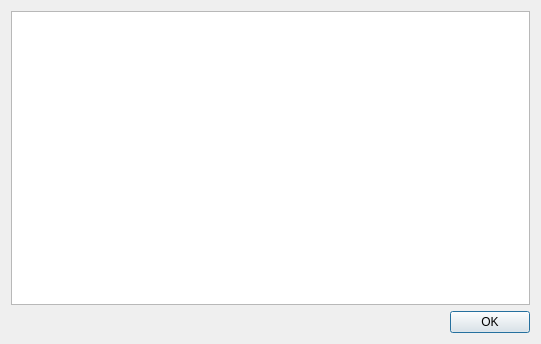
<?xml version="1.0" encoding="UTF-8"?>
<ui version="4.0">
 <class>Dialog</class>
 <widget class="QDialog" name="Dialog">
  <property name="geometry">
   <rect>
    <x>0</x>
    <y>0</y>
    <width>541</width>
    <height>344</height>
   </rect>
  </property>
  <property name="windowTitle">
   <string>Software versions</string>
  </property>
  <layout class="QVBoxLayout" name="verticalLayout">
   <item>
    <widget class="QPlainTextEdit" name="versionInfoText">
     <property name="readOnly">
      <bool>true</bool>
     </property>
    </widget>
   </item>
   <item>
    <widget class="QDialogButtonBox" name="buttonBox">
     <property name="orientation">
      <enum>Qt::Horizontal</enum>
     </property>
     <property name="standardButtons">
      <set>QDialogButtonBox::Ok</set>
     </property>
    </widget>
   </item>
  </layout>
 </widget>
 <resources/>
 <connections>
  <connection>
   <sender>buttonBox</sender>
   <signal>accepted()</signal>
   <receiver>Dialog</receiver>
   <slot>accept()</slot>
   <hints>
    <hint type="sourcelabel">
     <x>248</x>
     <y>254</y>
    </hint>
    <hint type="destinationlabel">
     <x>157</x>
     <y>274</y>
    </hint>
   </hints>
  </connection>
  <connection>
   <sender>buttonBox</sender>
   <signal>rejected()</signal>
   <receiver>Dialog</receiver>
   <slot>reject()</slot>
   <hints>
    <hint type="sourcelabel">
     <x>316</x>
     <y>260</y>
    </hint>
    <hint type="destinationlabel">
     <x>286</x>
     <y>274</y>
    </hint>
   </hints>
  </connection>
 </connections>
</ui>
